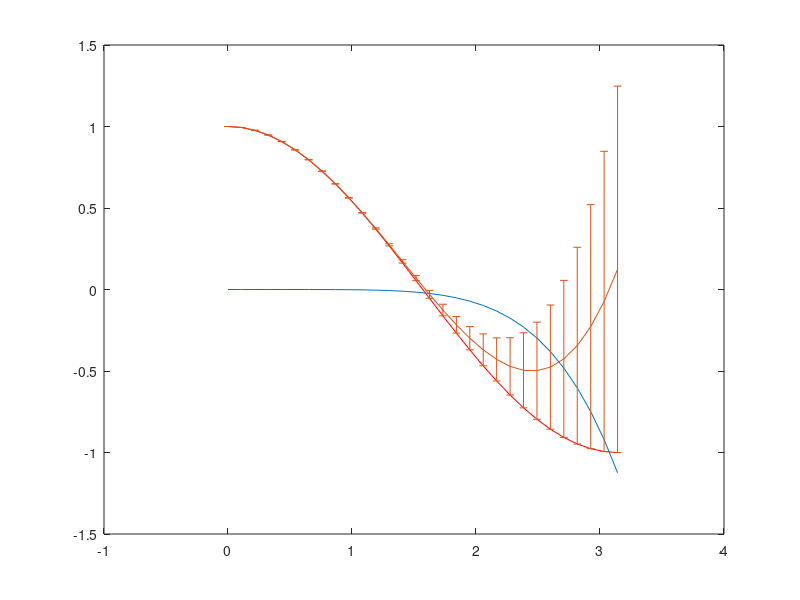

Recreate this plot in MATLAB.
clc
clear
x = linspace(0,pi,30);
y = 1-x.^2/2+x.^4/(4*3*2);
error = cos(x)-y;
plot(x,error)
hold on
plot(x,cos(x),'r')
hold on
errorbar(x,y,error)
hold off